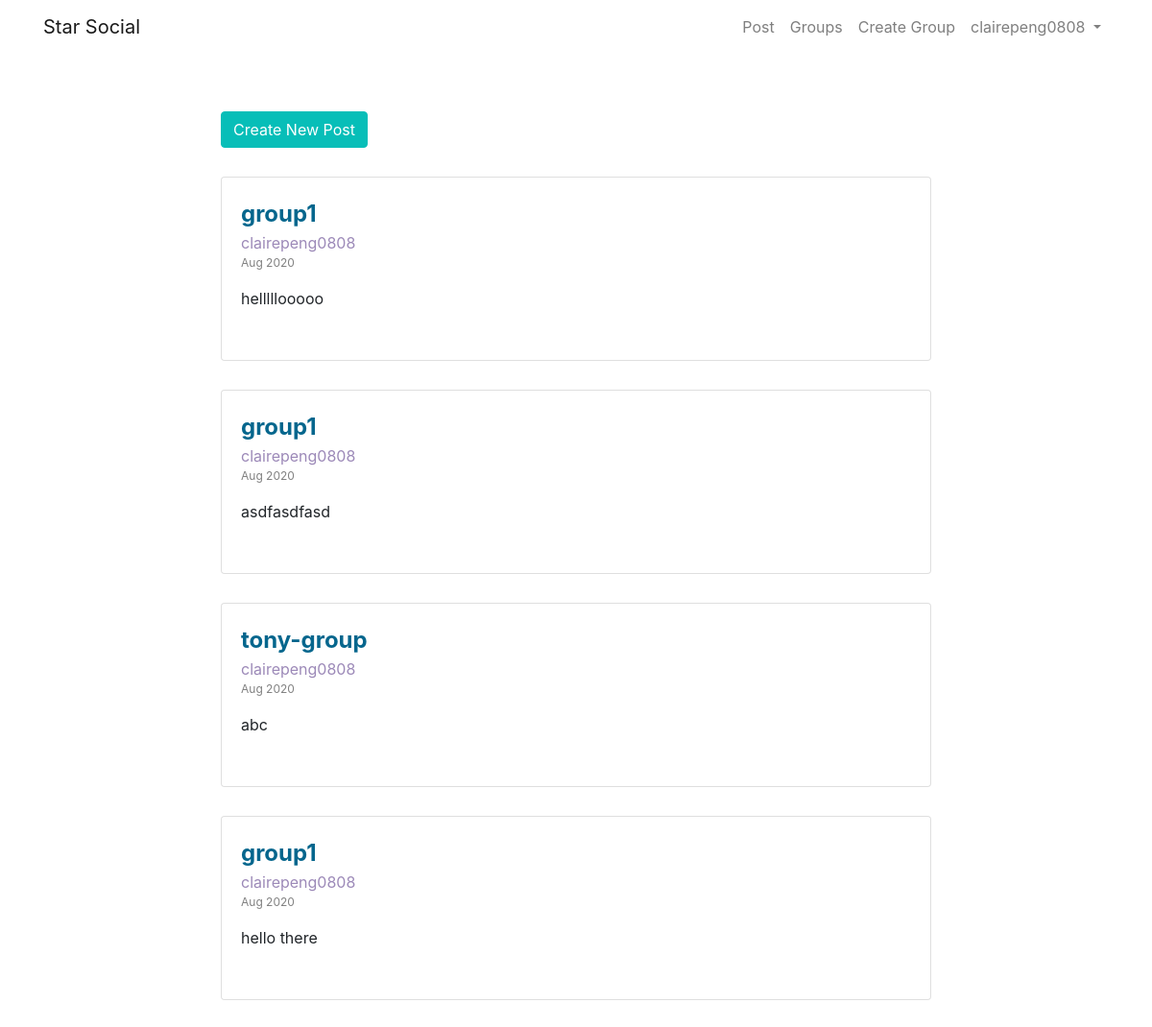
Page /posts/clairepeng0808/ (signed in) on the earlier database version.
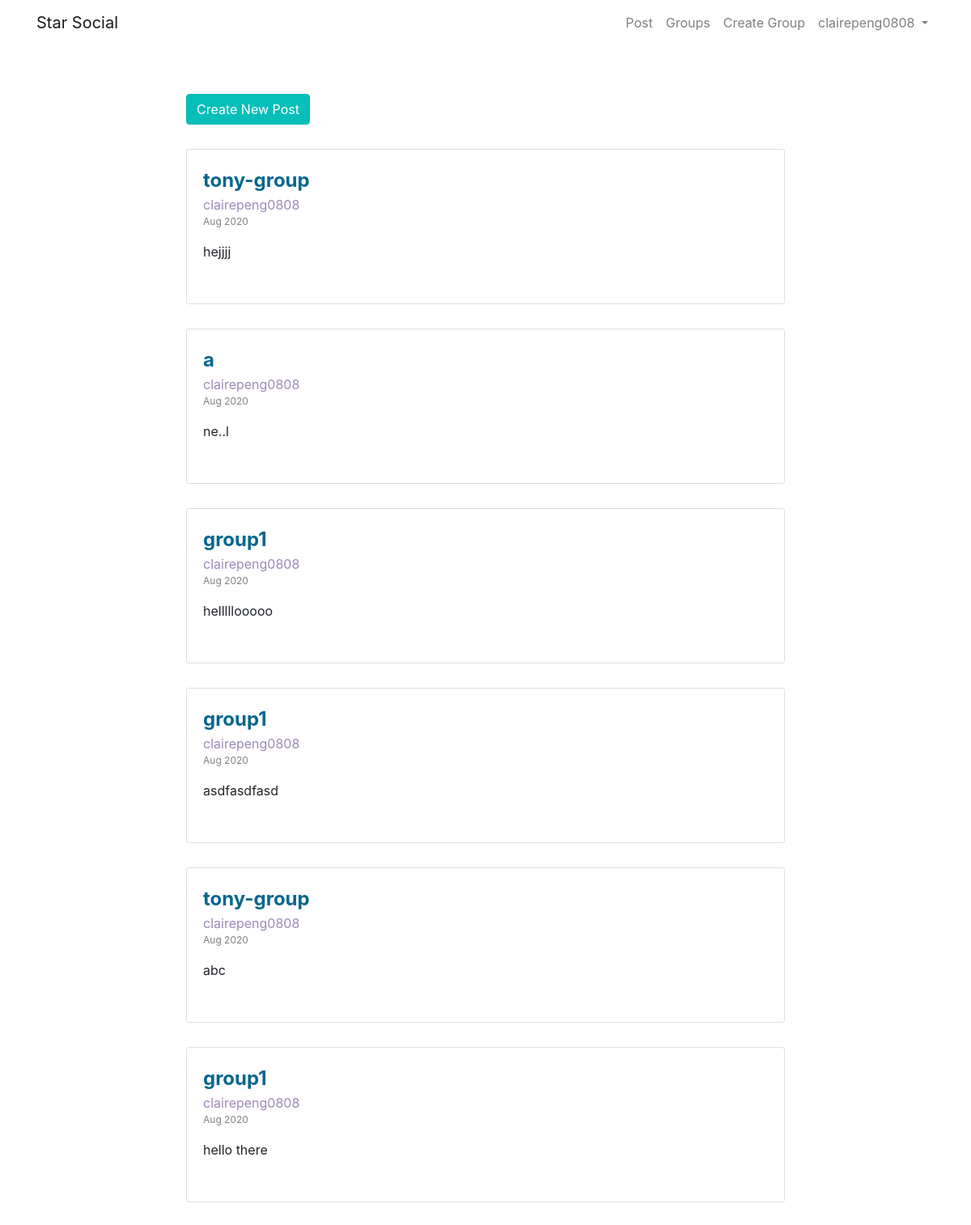
Same page on the later database version.
### posts/models.py (models this page shows, shortened)
class Post(models.Model):
    user = models.ForeignKey(User, related_name='posts',on_delete=models.CASCADE)
    created_at = models.DateTimeField(default=timezone.now)
    message = models.TextField()
    message_html = models.TextField(editable=False)
    group = models.ForeignKey(Group,related_name='posts',on_delete=models.CASCADE)
    class Meta:
        ordering = ['-created_at']
        unique_together = [('user','message')]

### groups/models.py (models this page shows, shortened)
class Group(models.Model):
    name = models.CharField(max_length=256,unique=True)
    slug = models.SlugField(allow_unicode=True,unique=True)
    description = models.TextField(blank=True,default='')
    members = models.ManyToManyField(User,through='GroupMembership')
    class Meta:
        ordering = ['name']

### posts/views.py (the view)
# urls.py: path('posts/<username>/',views.UserPostList.as_view(),name='user_post'),
class UserPostList(LoginRequiredMixin,SelectRelatedMixin,generic.ListView):
    model = models.Post
    select_related = ('user','group')
    template_name = 'posts/user_post_list.html'
    context_object_name = 'user_post_list'
    def get_queryset(self):
        post_user = get_object_or_404(User,username=self.kwargs.get('username'))
        qs = super().get_queryset()
        return qs.filter(user__username=post_user.username)

### posts/templates/posts/user_post_list.html (shortened to what this page needs)
{% extends 'posts/post_base.html' %}
{% block pre_post %}
<div class='pre-post'>
    {% if user.is_authenticated %}
    <a class='btn btn-primary' href="{% url 'posts:create' %}">Create New Post</a>
    {% if user_post_list %}
    {% for post in user_post_list %}
    <div class='card card-body post-body'>
        <div class='post-groupname'>
            <a href="{% url 'groups:detail' slug=post.group.name %}">{{ post.group.name }}</a>
        </div>
        <div class='post-username'>
            <a href="{% url 'posts:user_post' username=post.user.username %}">{{ post.user.username }}</a>
        </div>
        <div class='post-timestamp'>
            <time>{{ post.created_at | date:"M Y"  }}</time>
        </div>
        <p>{{ post.message_html | safe }}</p>
    </div>
    {% endfor %}
    {% else %}
    <div class='empty-message'>
        <p>The user does not have any posts.</p>
    </div>
    {% endif %}
    {% endif %}
</div>
{% endblock %}

Differences in the rows shown:
added Post: group.name "tony-group", user.username "clairepeng0808", created_at "Aug 2020", message_html "hejjjj"
added Post: group.name "a", user.username "clairepeng0808", created_at "Aug 2020", message_html "ne..l"
